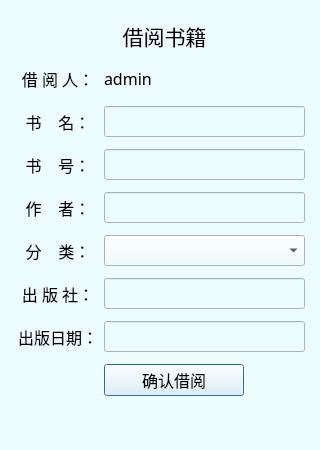
<?xml version="1.0" encoding="UTF-8"?>
<ui version="4.0">
 <class>Dialog</class>
 <widget class="QDialog" name="Dialog">
  <property name="windowModality">
   <enum>Qt::WindowModal</enum>
  </property>
  <property name="geometry">
   <rect>
    <x>0</x>
    <y>0</y>
    <width>320</width>
    <height>450</height>
   </rect>
  </property>
  <property name="windowTitle">
   <string>借阅书籍</string>
  </property>
  <property name="styleSheet">
   <string notr="true">background-color: rgb(237, 252, 255);</string>
  </property>
  <widget class="QWidget" name="">
   <property name="geometry">
    <rect>
     <x>18</x>
     <y>20</y>
     <width>291</width>
     <height>378</height>
    </rect>
   </property>
   <layout class="QFormLayout" name="formLayout">
    <property name="verticalSpacing">
     <number>12</number>
    </property>
    <item row="0" column="1">
     <widget class="QLabel" name="titlelabel">
      <property name="sizePolicy">
       <sizepolicy hsizetype="Fixed" vsizetype="Fixed">
        <horstretch>0</horstretch>
        <verstretch>0</verstretch>
       </sizepolicy>
      </property>
      <property name="minimumSize">
       <size>
        <width>121</width>
        <height>31</height>
       </size>
      </property>
      <property name="maximumSize">
       <size>
        <width>121</width>
        <height>31</height>
       </size>
      </property>
      <property name="font">
       <font>
        <family>宋体</family>
        <pointsize>16</pointsize>
        <weight>50</weight>
        <bold>false</bold>
       </font>
      </property>
      <property name="text">
       <string>借阅书籍</string>
      </property>
      <property name="alignment">
       <set>Qt::AlignCenter</set>
      </property>
     </widget>
    </item>
    <item row="1" column="0">
     <widget class="QLabel" name="borrowStudentLabel">
      <property name="sizePolicy">
       <sizepolicy hsizetype="Fixed" vsizetype="Fixed">
        <horstretch>0</horstretch>
        <verstretch>0</verstretch>
       </sizepolicy>
      </property>
      <property name="minimumSize">
       <size>
        <width>80</width>
        <height>30</height>
       </size>
      </property>
      <property name="maximumSize">
       <size>
        <width>80</width>
        <height>31</height>
       </size>
      </property>
      <property name="font">
       <font>
        <family>宋体</family>
        <pointsize>12</pointsize>
       </font>
      </property>
      <property name="text">
       <string>借 阅 人：</string>
      </property>
      <property name="alignment">
       <set>Qt::AlignCenter</set>
      </property>
     </widget>
    </item>
    <item row="1" column="1">
     <widget class="QLabel" name="borrowuserIDLabel">
      <property name="sizePolicy">
       <sizepolicy hsizetype="Fixed" vsizetype="Fixed">
        <horstretch>0</horstretch>
        <verstretch>0</verstretch>
       </sizepolicy>
      </property>
      <property name="minimumSize">
       <size>
        <width>201</width>
        <height>31</height>
       </size>
      </property>
      <property name="maximumSize">
       <size>
        <width>201</width>
        <height>31</height>
       </size>
      </property>
      <property name="font">
       <font>
        <family>宋体</family>
        <pointsize>12</pointsize>
        <weight>50</weight>
        <bold>false</bold>
       </font>
      </property>
      <property name="text">
       <string>admin</string>
      </property>
     </widget>
    </item>
    <item row="2" column="0">
     <widget class="QLabel" name="bookNameLabel">
      <property name="sizePolicy">
       <sizepolicy hsizetype="Fixed" vsizetype="Fixed">
        <horstretch>0</horstretch>
        <verstretch>0</verstretch>
       </sizepolicy>
      </property>
      <property name="minimumSize">
       <size>
        <width>80</width>
        <height>30</height>
       </size>
      </property>
      <property name="maximumSize">
       <size>
        <width>80</width>
        <height>31</height>
       </size>
      </property>
      <property name="font">
       <font>
        <family>宋体</family>
        <pointsize>12</pointsize>
       </font>
      </property>
      <property name="text">
       <string>书    名：</string>
      </property>
      <property name="alignment">
       <set>Qt::AlignCenter</set>
      </property>
     </widget>
    </item>
    <item row="2" column="1">
     <widget class="QLineEdit" name="bookNameEdit">
      <property name="sizePolicy">
       <sizepolicy hsizetype="Fixed" vsizetype="Fixed">
        <horstretch>0</horstretch>
        <verstretch>0</verstretch>
       </sizepolicy>
      </property>
      <property name="minimumSize">
       <size>
        <width>201</width>
        <height>31</height>
       </size>
      </property>
      <property name="maximumSize">
       <size>
        <width>201</width>
        <height>31</height>
       </size>
      </property>
      <property name="font">
       <font>
        <pointsize>12</pointsize>
       </font>
      </property>
      <property name="text">
       <string/>
      </property>
      <property name="maxLength">
       <number>10</number>
      </property>
      <property name="readOnly">
       <bool>true</bool>
      </property>
     </widget>
    </item>
    <item row="3" column="0">
     <widget class="QLabel" name="bookIdLabel">
      <property name="sizePolicy">
       <sizepolicy hsizetype="Fixed" vsizetype="Fixed">
        <horstretch>0</horstretch>
        <verstretch>0</verstretch>
       </sizepolicy>
      </property>
      <property name="minimumSize">
       <size>
        <width>80</width>
        <height>30</height>
       </size>
      </property>
      <property name="maximumSize">
       <size>
        <width>80</width>
        <height>31</height>
       </size>
      </property>
      <property name="font">
       <font>
        <family>宋体</family>
        <pointsize>12</pointsize>
       </font>
      </property>
      <property name="text">
       <string>书    号：</string>
      </property>
      <property name="alignment">
       <set>Qt::AlignCenter</set>
      </property>
     </widget>
    </item>
    <item row="3" column="1">
     <widget class="QLineEdit" name="bookIdEdit">
      <property name="sizePolicy">
       <sizepolicy hsizetype="Fixed" vsizetype="Fixed">
        <horstretch>0</horstretch>
        <verstretch>0</verstretch>
       </sizepolicy>
      </property>
      <property name="minimumSize">
       <size>
        <width>201</width>
        <height>31</height>
       </size>
      </property>
      <property name="maximumSize">
       <size>
        <width>201</width>
        <height>31</height>
       </size>
      </property>
      <property name="font">
       <font>
        <pointsize>12</pointsize>
       </font>
      </property>
      <property name="maxLength">
       <number>10</number>
      </property>
     </widget>
    </item>
    <item row="4" column="0">
     <widget class="QLabel" name="authNameLabel">
      <property name="sizePolicy">
       <sizepolicy hsizetype="Fixed" vsizetype="Fixed">
        <horstretch>0</horstretch>
        <verstretch>0</verstretch>
       </sizepolicy>
      </property>
      <property name="minimumSize">
       <size>
        <width>80</width>
        <height>30</height>
       </size>
      </property>
      <property name="maximumSize">
       <size>
        <width>80</width>
        <height>31</height>
       </size>
      </property>
      <property name="font">
       <font>
        <family>宋体</family>
        <pointsize>12</pointsize>
       </font>
      </property>
      <property name="text">
       <string>作    者：</string>
      </property>
      <property name="alignment">
       <set>Qt::AlignCenter</set>
      </property>
     </widget>
    </item>
    <item row="4" column="1">
     <widget class="QLineEdit" name="authNameEdit">
      <property name="sizePolicy">
       <sizepolicy hsizetype="Fixed" vsizetype="Fixed">
        <horstretch>0</horstretch>
        <verstretch>0</verstretch>
       </sizepolicy>
      </property>
      <property name="minimumSize">
       <size>
        <width>201</width>
        <height>31</height>
       </size>
      </property>
      <property name="maximumSize">
       <size>
        <width>201</width>
        <height>31</height>
       </size>
      </property>
      <property name="font">
       <font>
        <pointsize>12</pointsize>
       </font>
      </property>
      <property name="maxLength">
       <number>10</number>
      </property>
      <property name="readOnly">
       <bool>true</bool>
      </property>
     </widget>
    </item>
    <item row="5" column="0">
     <widget class="QLabel" name="categoryLabel">
      <property name="sizePolicy">
       <sizepolicy hsizetype="Fixed" vsizetype="Fixed">
        <horstretch>0</horstretch>
        <verstretch>0</verstretch>
       </sizepolicy>
      </property>
      <property name="minimumSize">
       <size>
        <width>80</width>
        <height>30</height>
       </size>
      </property>
      <property name="maximumSize">
       <size>
        <width>80</width>
        <height>31</height>
       </size>
      </property>
      <property name="font">
       <font>
        <family>宋体</family>
        <pointsize>12</pointsize>
       </font>
      </property>
      <property name="text">
       <string>分    类：</string>
      </property>
      <property name="alignment">
       <set>Qt::AlignCenter</set>
      </property>
     </widget>
    </item>
    <item row="5" column="1">
     <widget class="QComboBox" name="categoryComboBox">
      <property name="sizePolicy">
       <sizepolicy hsizetype="Fixed" vsizetype="Fixed">
        <horstretch>0</horstretch>
        <verstretch>0</verstretch>
       </sizepolicy>
      </property>
      <property name="minimumSize">
       <size>
        <width>201</width>
        <height>31</height>
       </size>
      </property>
      <property name="maximumSize">
       <size>
        <width>201</width>
        <height>31</height>
       </size>
      </property>
      <property name="font">
       <font>
        <family>宋体</family>
        <pointsize>12</pointsize>
       </font>
      </property>
      <property name="editable">
       <bool>false</bool>
      </property>
      <property name="currentText">
       <string/>
      </property>
      <property name="maxVisibleItems">
       <number>20</number>
      </property>
     </widget>
    </item>
    <item row="6" column="0">
     <widget class="QLabel" name="publisherLabel">
      <property name="sizePolicy">
       <sizepolicy hsizetype="Fixed" vsizetype="Fixed">
        <horstretch>0</horstretch>
        <verstretch>0</verstretch>
       </sizepolicy>
      </property>
      <property name="minimumSize">
       <size>
        <width>80</width>
        <height>30</height>
       </size>
      </property>
      <property name="maximumSize">
       <size>
        <width>80</width>
        <height>31</height>
       </size>
      </property>
      <property name="font">
       <font>
        <family>宋体</family>
        <pointsize>12</pointsize>
       </font>
      </property>
      <property name="text">
       <string>出 版 社：</string>
      </property>
      <property name="alignment">
       <set>Qt::AlignCenter</set>
      </property>
     </widget>
    </item>
    <item row="6" column="1">
     <widget class="QLineEdit" name="publisherEdit">
      <property name="sizePolicy">
       <sizepolicy hsizetype="Fixed" vsizetype="Fixed">
        <horstretch>0</horstretch>
        <verstretch>0</verstretch>
       </sizepolicy>
      </property>
      <property name="minimumSize">
       <size>
        <width>201</width>
        <height>31</height>
       </size>
      </property>
      <property name="maximumSize">
       <size>
        <width>201</width>
        <height>31</height>
       </size>
      </property>
      <property name="font">
       <font>
        <pointsize>12</pointsize>
       </font>
      </property>
      <property name="maxLength">
       <number>10</number>
      </property>
      <property name="readOnly">
       <bool>true</bool>
      </property>
     </widget>
    </item>
    <item row="7" column="0">
     <widget class="QLabel" name="publishDateLabel">
      <property name="sizePolicy">
       <sizepolicy hsizetype="Fixed" vsizetype="Fixed">
        <horstretch>0</horstretch>
        <verstretch>0</verstretch>
       </sizepolicy>
      </property>
      <property name="minimumSize">
       <size>
        <width>80</width>
        <height>30</height>
       </size>
      </property>
      <property name="maximumSize">
       <size>
        <width>80</width>
        <height>31</height>
       </size>
      </property>
      <property name="font">
       <font>
        <family>宋体</family>
        <pointsize>12</pointsize>
       </font>
      </property>
      <property name="text">
       <string>出版日期：</string>
      </property>
      <property name="alignment">
       <set>Qt::AlignCenter</set>
      </property>
     </widget>
    </item>
    <item row="7" column="1">
     <widget class="QLineEdit" name="publishTime">
      <property name="sizePolicy">
       <sizepolicy hsizetype="Fixed" vsizetype="Fixed">
        <horstretch>0</horstretch>
        <verstretch>0</verstretch>
       </sizepolicy>
      </property>
      <property name="minimumSize">
       <size>
        <width>201</width>
        <height>31</height>
       </size>
      </property>
      <property name="maximumSize">
       <size>
        <width>201</width>
        <height>31</height>
       </size>
      </property>
      <property name="font">
       <font>
        <pointsize>12</pointsize>
       </font>
      </property>
      <property name="maxLength">
       <number>10</number>
      </property>
      <property name="readOnly">
       <bool>true</bool>
      </property>
     </widget>
    </item>
    <item row="8" column="1">
     <widget class="QPushButton" name="borrowBookButton">
      <property name="sizePolicy">
       <sizepolicy hsizetype="Fixed" vsizetype="Fixed">
        <horstretch>0</horstretch>
        <verstretch>0</verstretch>
       </sizepolicy>
      </property>
      <property name="minimumSize">
       <size>
        <width>140</width>
        <height>32</height>
       </size>
      </property>
      <property name="maximumSize">
       <size>
        <width>140</width>
        <height>32</height>
       </size>
      </property>
      <property name="font">
       <font>
        <family>宋体</family>
        <pointsize>12</pointsize>
       </font>
      </property>
      <property name="text">
       <string>确认借阅</string>
      </property>
     </widget>
    </item>
   </layout>
  </widget>
 </widget>
 <resources/>
 <connections>
  <connection>
   <sender>borrowBookButton</sender>
   <signal>clicked()</signal>
   <receiver>Dialog</receiver>
   <slot>borrowButtonClicked()</slot>
   <hints>
    <hint type="sourcelabel">
     <x>125</x>
     <y>399</y>
    </hint>
    <hint type="destinationlabel">
     <x>120</x>
     <y>422</y>
    </hint>
   </hints>
  </connection>
  <connection>
   <sender>bookIdEdit</sender>
   <signal>textChanged(QString)</signal>
   <receiver>Dialog</receiver>
   <slot>BookIDEditChanged()</slot>
   <hints>
    <hint type="sourcelabel">
     <x>129</x>
     <y>166</y>
    </hint>
    <hint type="destinationlabel">
     <x>173</x>
     <y>189</y>
    </hint>
   </hints>
  </connection>
  <connection>
   <sender>bookIdEdit</sender>
   <signal>returnPressed()</signal>
   <receiver>Dialog</receiver>
   <slot>borrowButtonClicked()</slot>
   <hints>
    <hint type="sourcelabel">
     <x>274</x>
     <y>166</y>
    </hint>
    <hint type="destinationlabel">
     <x>311</x>
     <y>148</y>
    </hint>
   </hints>
  </connection>
 </connections>
 <slots>
  <slot>borrowButtonClicked()</slot>
  <slot>BookIDEditChanged()</slot>
 </slots>
</ui>
